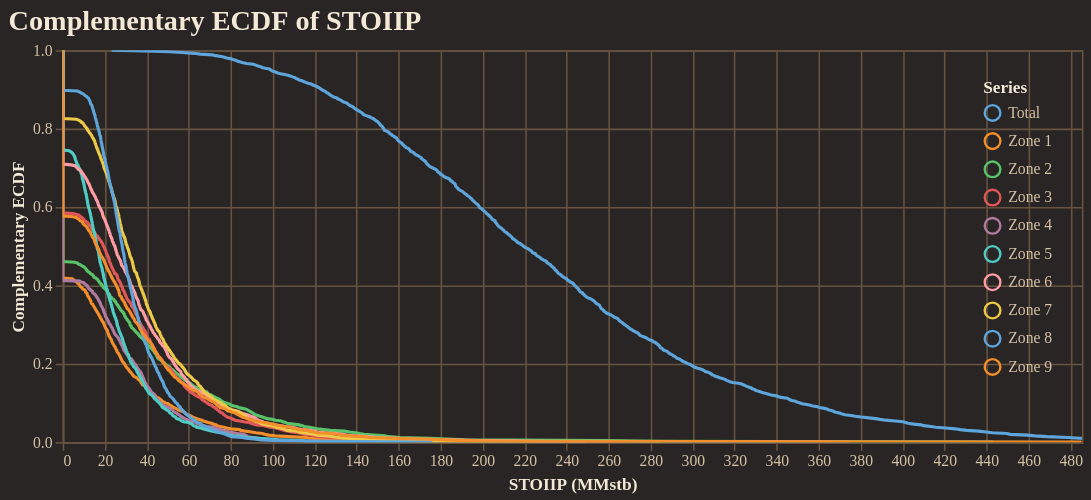

Notebook source saved alongside this figure:
### Code cell
fig = reporter.plotter.prospect_volumetric_ecdf_plot(
    figsize=(650, 250),
    backend=PLOTTING_BACKEND
)
fig.show()

### Figure 1 — Vega-Lite specification as saved in the notebook (floating-point values rounded to 4 significant figures; data arrays with more than 128 entries replaced by an {"elided": "..."} marker saying what was removed)
{"config": {"background": "#292524", "view": {"fill": "#292524", "stroke": "#665340"}, "title": {"color": "#f4e9d7", "font": "Merriweather", "fontSize": 18, "fontWeight": 600, "subtitleColor": "#d5c2a6", "anchor": "start"}, "axis": {"domainColor": "#665340", "gridColor": "#665340", "tickColor": "#665340", "labelColor": "#d5c2a6", "titleColor": "#f4e9d7", "labelFont": "Merriweather", "titleFont": "Merriweather"}, "legend": {"titleColor": "#f4e9d7", "labelColor": "#d5c2a6", "labelFont": "Merriweather", "titleFont": "Merriweather", "orient": "top-right", "symbolType": "circle"}, "header": {"labelColor": "#d5c2a6", "titleColor": "#f4e9d7", "labelFont": "Merriweather", "titleFont": "Merriweather"}, "mark": {"color": "#c78d3b"}, "line": {"color": "#c78d3b"}, "bar": {"color": "#c78d3b"}, "point": {"color": "#ddb06d"}, "area": {"color": "#c78d3b", "opacity": 0.35}, "text": {"color": "#f4e9d7", "font": "Merriweather"}, "range": {"category": ["#5DA5DA", "#F28E2B", "#59C36A", "#E15759", "#B07AA1", "#4ECDC4", "#FF9DA7", "#EDC948"]}}, "layer": [{"mark": {"type": "line", "clip": true, "strokeWidth": 2}, "encoding": {"color": {"field": "series", "title": "Series", "type": "nominal"}, "tooltip": [{"field": "series", "title": "Series", "type": "nominal"}, {"field": "stoiip_mmstb", "format": ",.2f", "title": "STOIIP (MMstb)", "type": "quantitative"}, {"field": "exceedance_probability", "format": ".3f", "title": "Exceedance", "type": "quantitative"}], "x": {"field": "stoiip_mmstb", "title": "STOIIP (MMstb)", "type": "quantitative"}, "y": {"field": "exceedance_probability", "scale": {"domain": [0, 1]}, "title": "Complementary ECDF", "type": "quantitative"}}}], "data": {"name": "data-6f9e0b7b57c4cf51959b830ea96c0fc6"}, "encoding": {"x": {"field": "stoiip_mmstb", "scale": {"domain": [0, 485.5]}, "type": "quantitative"}}, "height": 250, "title": "Complementary ECDF of STOIIP", "width": 650, "$schema": "https://vega.github.io/schema/vega-lite/v5.20.1.json", "datasets": {"data-6f9e0b7b57c4cf51959b830ea96c0fc6": {"elided": "5000 records"}}}
